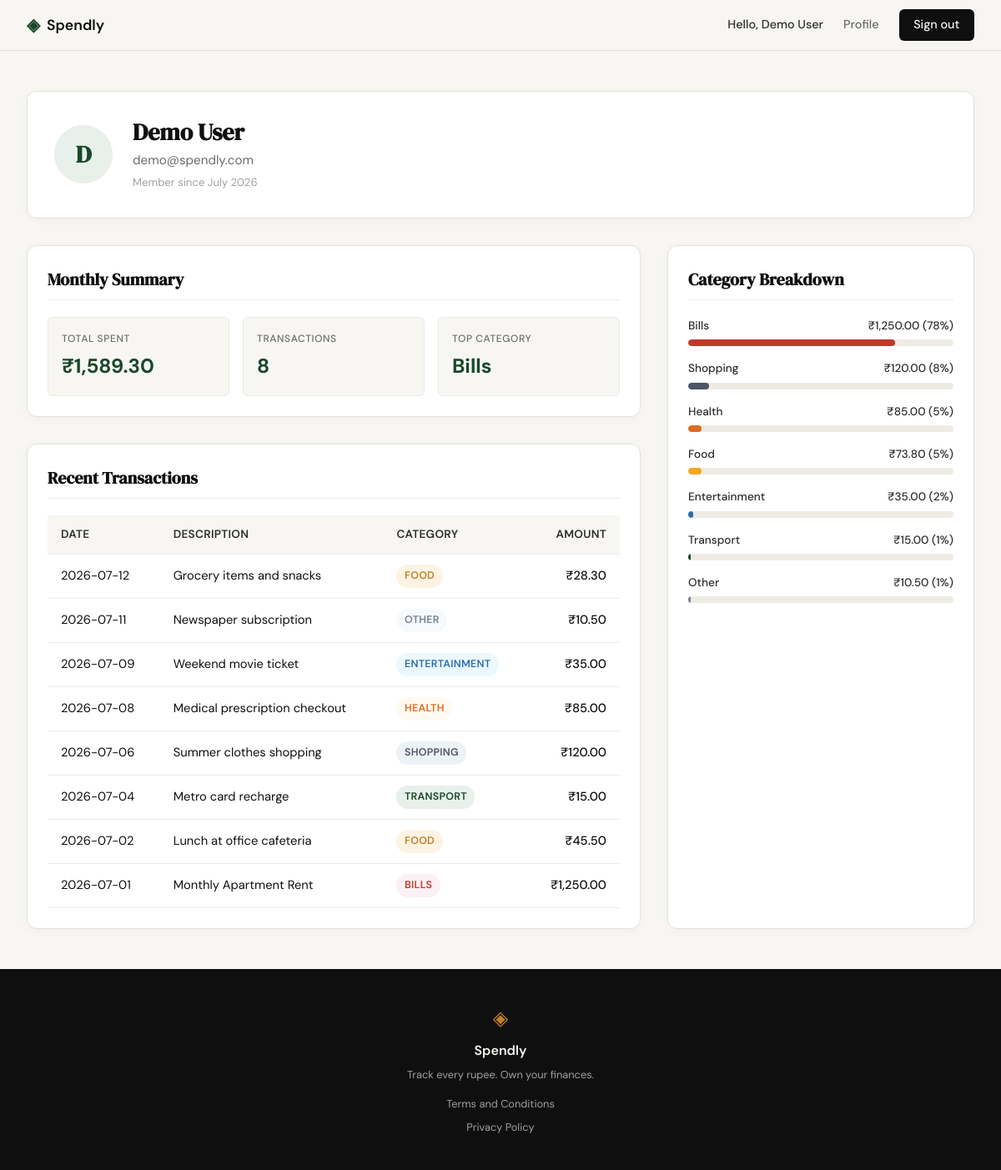
Screenshot of /profile (signed in) with the database file from the repository.
### tables this page shows
CREATE TABLE users (
                id INTEGER PRIMARY KEY AUTOINCREMENT,
                name TEXT NOT NULL,
                email TEXT UNIQUE NOT NULL,
                password_hash TEXT NOT NULL,
                created_at TEXT DEFAULT (datetime('now'))
            );

CREATE TABLE expenses (
                id INTEGER PRIMARY KEY AUTOINCREMENT,
                user_id INTEGER NOT NULL,
                amount REAL NOT NULL,
                category TEXT NOT NULL,
                date TEXT NOT NULL,
                description TEXT,
                created_at TEXT DEFAULT (datetime('now')),
                FOREIGN KEY (user_id) REFERENCES users (id) ON DELETE CASCADE
            );

### app.py (the view)
@app.route("/profile")
def profile():
    user_id = session.get("user_id")
    if not user_id:
        return redirect(url_for("login"))
    db_user = get_user_by_id(user_id)
    if not db_user:
        session.clear()
        return redirect(url_for("login"))
    user_info = {
        "name": db_user["name"],
        "email": db_user["email"],
        "joined": db_user["member_since"]
    }
    raw_stats = get_summary_stats(user_id)
    stats = {
        "total_spent": f"₹{raw_stats['total_spent']:,.2f}",
        "transaction_count": raw_stats["transaction_count"],
        "top_category": raw_stats["top_category"]
    }
    raw_transactions = get_recent_transactions(user_id)
    transactions = [
        {
            "date": tx["date"],
            "description": tx["description"],
            "category": tx["category"],
            "amount": f"₹{tx['amount']:,.2f}"
        }
        for tx in raw_transactions
    ]
    raw_breakdown = get_category_breakdown(user_id)
    category_breakdown = [
        {
            "category": item["name"],
            "amount": f"₹{item['amount']:,.2f}",
            "percentage": item["pct"]
        }
        for item in raw_breakdown
    ]
    return render_template(
        "profile.html",
        user_info=user_info,
        stats=stats,
        transactions=transactions,
        category_breakdown=category_breakdown
    )

### app.py (called while the page is built)
@app.before_request
def load_logged_in_user():
    user_id = session.get("user_id")
    if user_id is None:
        g.user = None
    else:
        conn = get_db()
        g.user = conn.execute("SELECT * FROM users WHERE id = ?;", (user_id,)).fetchone()

### database/db.py (called while the page is built)
def get_db():
    if has_app_context():
        if 'db' not in g:
            g.db = sqlite3.connect(DATABASE_PATH)
            g.db.row_factory = sqlite3.Row
            g.db.execute("PRAGMA foreign_keys = ON;")
        return g.db
    else:
        conn = sqlite3.connect(DATABASE_PATH)
        conn.row_factory = sqlite3.Row
        conn.execute("PRAGMA foreign_keys = ON;")
        return conn

### database/queries.py (called while the page is built)
def _close_conn(conn):
    try:
        conn.close()
    finally:
        flask = sys.modules.get('flask')
        if flask and flask.has_app_context():
            g = getattr(flask, 'g', None)
            if g is not None:
                try:
                    g.pop('db', None)
                except Exception:
                    try:
                        if getattr(g, 'db', None) == conn:
                            delattr(g, 'db')
                    except Exception:
                        pass

def get_user_by_id(user_id):
    conn = get_db()
    try:
        row = conn.execute(
            "SELECT name, email, created_at FROM users WHERE id = ?;",
            (user_id,)
        ).fetchone()
        if not row:
            return None
        created_str = row["created_at"]
        member_since = "Unknown"
        if created_str:
            date_part = created_str.split()[0].split('T')[0]
            try:
                dt = datetime.strptime(date_part, "%Y-%m-%d")
                member_since = dt.strftime("%B %Y")
            except Exception:
                member_since = created_str
        return {
            "name": row["name"],
            "email": row["email"],
            "member_since": member_since
        }
    finally:
        _close_conn(conn)

### templates/profile.html (shortened to what this page needs)
{% extends "base.html" %}
{% block content %}
<div class="profile-section">
    <div class="profile-user-card">
        <div class="profile-avatar">
            {{ user_info.name[0] | upper }}
        </div>
        <div class="profile-details">
            <h2 class="profile-name">{{ user_info.name }}</h2>
            <p class="profile-email">{{ user_info.email }}</p>
            <p class="profile-joined">Member since {{ user_info.joined }}</p>
        </div>
    </div>
    <div class="profile-dashboard-grid">
        <div style="display: flex; flex-direction: column; gap: 2rem;">
            <div class="widget-card">
                <h3 class="widget-title">Monthly Summary</h3>
                <div class="stats-grid">
                    <div class="stat-item">
                        <span class="stat-label">Total Spent</span>
                        <span class="stat-value">{{ stats.total_spent }}</span>
                    </div>
                    <div class="stat-item">
                        <span class="stat-label">Transactions</span>
                        <span class="stat-value">{{ stats.transaction_count }}</span>
                    </div>
                    <div class="stat-item">
                        <span class="stat-label">Top Category</span>
                        <span class="stat-value">{{ stats.top_category }}</span>
                    </div>
                </div>
            </div>
            <div class="widget-card">
                <h3 class="widget-title">Recent Transactions</h3>
                <div class="expense-table-wrapper">
                    <table class="expense-table">
                        <thead>
                            <tr>
                                <th>Date</th>
                                <th>Description</th>
                                <th>Category</th>
                                <th style="text-align: right;">Amount</th>
                            </tr>
                        </thead>
                        <tbody>
                            {% for tx in transactions %}
                            <tr>
                                <td>{{ tx.date }}</td>
                                <td>{{ tx.description }}</td>
                                <td>
                                    <span class="category-badge category-{{ tx.category | lower }}">
                                        {{ tx.category }}
                                    </span>
                                </td>
                                <td style="text-align: right; font-weight: 500; color: var(--ink);">
                                    {{ tx.amount }}
                                </td>
                            </tr>
                            {% endfor %}
                        </tbody>
                    </table>
                </div>
            </div>
        </div>
        <div class="widget-card">
            <h3 class="widget-title">Category Breakdown</h3>
            <div class="category-breakdown-list">
                {% for item in category_breakdown %}
                <div class="category-breakdown-row">
                    <div class="category-breakdown-meta">
                        <span>{{ item.category }}</span>
                        <span>{{ item.amount }} ({{ item.percentage }}%)</span>
                    </div>
                    <div class="category-progress-track">
                        <div class="category-progress-bar category-{{ item.category | lower }}"
                             style="width: {{ item.percentage }}%;"
                             role="progressbar"
                             aria-valuenow="{{ item.percentage }}"
                             aria-valuemin="0"
                             aria-valuemax="100">
                        </div>
                    </div>
                </div>
                {% endfor %}
            </div>
        </div>
    </div>
</div>
{% endblock %}

### templates/base.html (shortened to what this page needs)
<!DOCTYPE html>
<html lang="en">
<head>
    <link rel="stylesheet" href="{{ url_for('static', filename='css/style.css') }}">
</head>
<body>
    <nav class="navbar">
        <div class="nav-inner">
            <a href="{{ url_for('landing') }}" class="nav-brand">
                <span class="brand-icon">◈</span>
                <span class="brand-name">Spendly</span>
            </a>
            <div class="nav-links">
                {% if g.user %}
                    <span class="nav-user" style="color: var(--ink-soft); font-weight: 500;">Hello, {{ g.user.name }}</span>
                    <a href="{{ url_for('profile') }}">Profile</a>
                    <a href="{{ url_for('logout') }}" class="nav-cta">Sign out</a>
                {% else %}
                    <a href="{{ url_for('login') }}">Sign in</a>
                    <a href="{{ url_for('register') }}" class="nav-cta">Get started</a>
                {% endif %}
            </div>
        </div>
    </nav>
    <main class="main-content">
        {% block content %}{% endblock %}
    </main>
    <footer class="footer">
        <div class="footer-inner">
            <span class="brand-icon">◈</span>
            <span class="footer-name">Spendly</span>
            <p class="footer-copy">Track every rupee. Own your finances.</p>
            <nav class="footer-links">
                <a href="/terms" class="footer-link">Terms and Conditions</a>
                <a href="/privacy" class="footer-link">Privacy Policy</a>
            </nav>
        </div>
    </footer>
</body>
</html>

### rows the page displays
users: user.name "Demo User", name "D", name "Demo User", email "demo@spendly.com"
expenses: top_category "Bills", date "2026-07-01", description "Monthly Apartment Rent", category "BILLS", amount "₹1,250.00"
expenses: date "2026-07-12", description "Grocery items and snacks", category "FOOD", amount "₹28.30"
expenses: date "2026-07-11", description "Newspaper subscription", category "OTHER", amount "₹10.50", category "Other", percentage "1"
expenses: date "2026-07-09", description "Weekend movie ticket", category "ENTERTAINMENT", amount "₹35.00"
expenses: date "2026-07-08", description "Medical prescription checkout", category "HEALTH", amount "₹85.00", category "Health", percentage "5"
expenses: date "2026-07-06", description "Summer clothes shopping", category "SHOPPING", amount "₹120.00"
expenses: date "2026-07-04", description "Metro card recharge", category "TRANSPORT", amount "₹15.00", category "Transport", percentage "1"
expenses: date "2026-07-02", description "Lunch at office cafeteria", category "FOOD", amount "₹45.50"

### other values shown
{{ user_info.joined }} "July 2026"
{{ stats.total_spent }} "₹1,589.30"
{{ stats.transaction_count }} "8"
{{ item.category }} "Bills" "Shopping" "Food" "Entertainment"
{{ item.amount }} "₹1,250.00" "₹120.00" "₹73.80" "₹35.00"
{{ item.percentage }} "78" "8" "5" "2"
